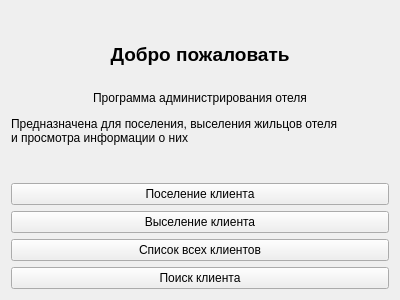
<?xml version="1.0" encoding="UTF-8"?>
<ui version="4.0">
 <class>HotelAdministrator</class>
 <widget class="QWidget" name="HotelAdministrator">
  <property name="geometry">
   <rect>
    <x>0</x>
    <y>0</y>
    <width>400</width>
    <height>300</height>
   </rect>
  </property>
  <property name="windowTitle">
   <string>HotelAdministrator</string>
  </property>
  <property name="windowIcon">
   <iconset>
    <normaloff>../../Downloads/ic_launcher.png</normaloff>../../Downloads/ic_launcher.png</iconset>
  </property>
  <layout class="QVBoxLayout" name="verticalLayout">
   <item>
    <widget class="QLabel" name="aboutLabel">
     <property name="text">
      <string>&lt;html&gt;&lt;head/&gt;&lt;body&gt;&lt;p align=&quot;center&quot;&gt;&lt;span style=&quot; font-size:14pt; font-weight:600;&quot;&gt;Добро пожаловать&lt;/span&gt;&lt;br/&gt;&lt;/p&gt;&lt;p align=&quot;center&quot;&gt;Программа администрирования отеля&lt;/p&gt;&lt;p&gt;Предназначена для поселения, выселения жильцов отеля&lt;br/&gt;и просмотра информации о них&lt;/p&gt;&lt;/body&gt;&lt;/html&gt;</string>
     </property>
    </widget>
   </item>
   <item>
    <widget class="QPushButton" name="settlementBtn">
     <property name="text">
      <string>Поселение клиента</string>
     </property>
    </widget>
   </item>
   <item>
    <widget class="QPushButton" name="evictionBtn">
     <property name="text">
      <string>Выселение клиента</string>
     </property>
    </widget>
   </item>
   <item>
    <widget class="QPushButton" name="displayBtn">
     <property name="text">
      <string>Список всех клиентов</string>
     </property>
    </widget>
   </item>
   <item>
    <widget class="QPushButton" name="searchBtn">
     <property name="text">
      <string>Поиск клиента</string>
     </property>
    </widget>
   </item>
  </layout>
 </widget>
 <layoutdefault spacing="6" margin="11"/>
 <resources/>
 <connections/>
</ui>
